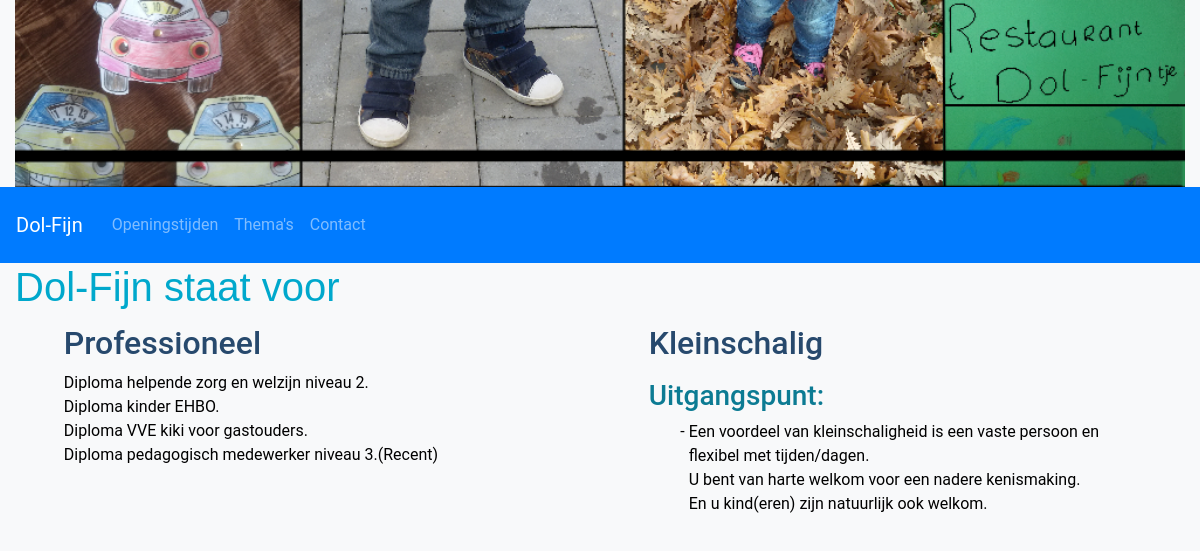
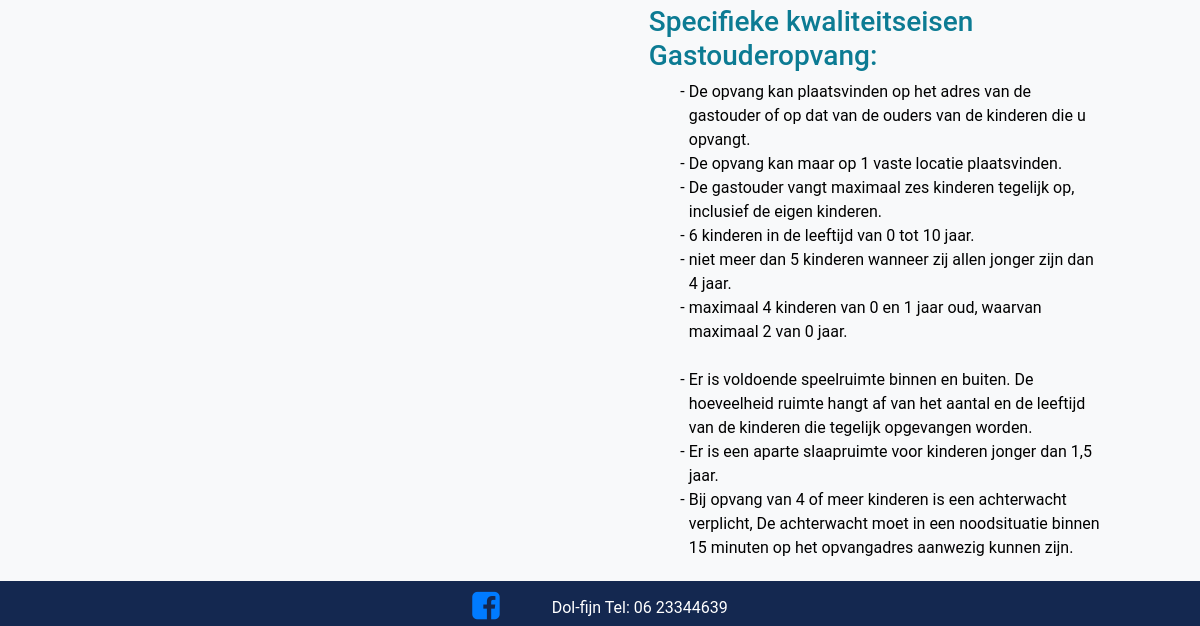
The page /gastouderopvang/dolfijnWebv2-php/Staatvoor/staatvoorPage on the database as committed earlier (2 pictures, top to bottom).
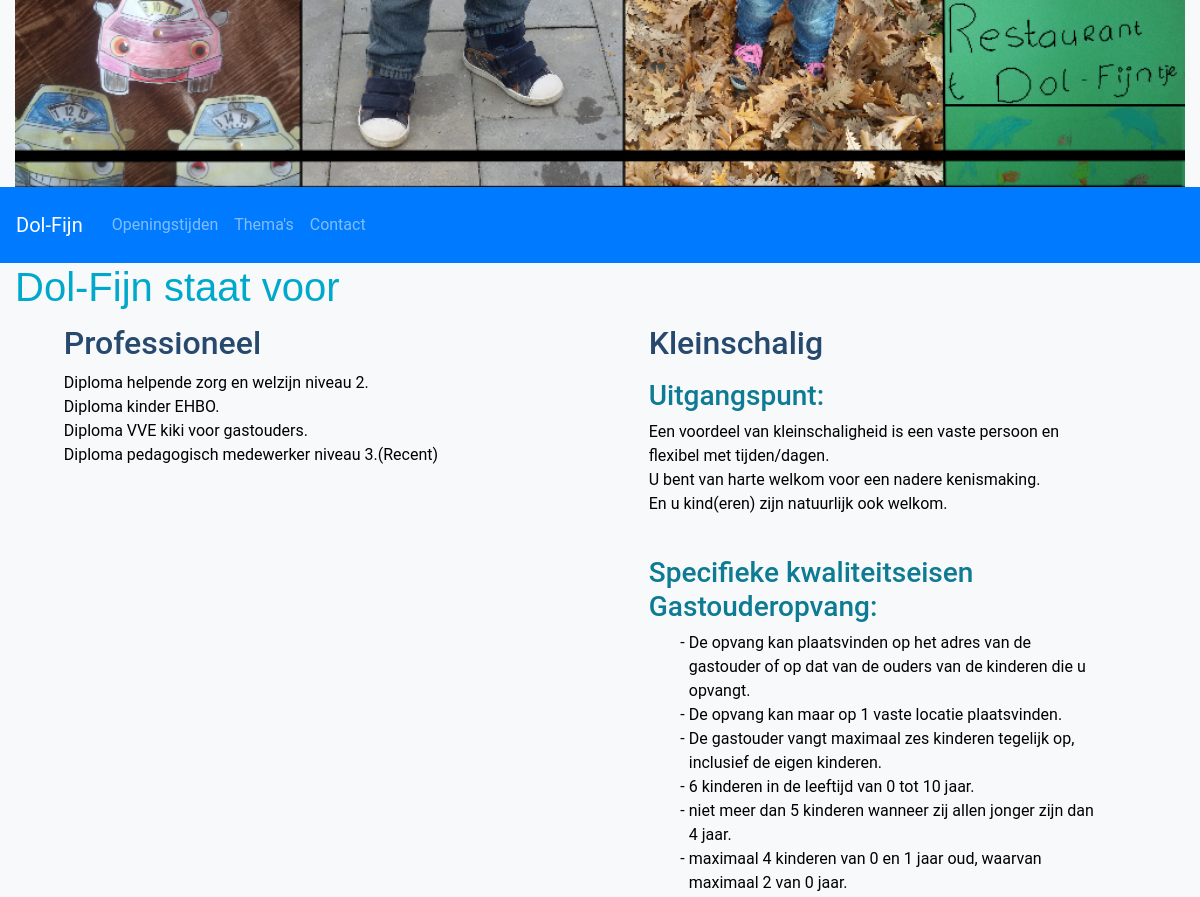
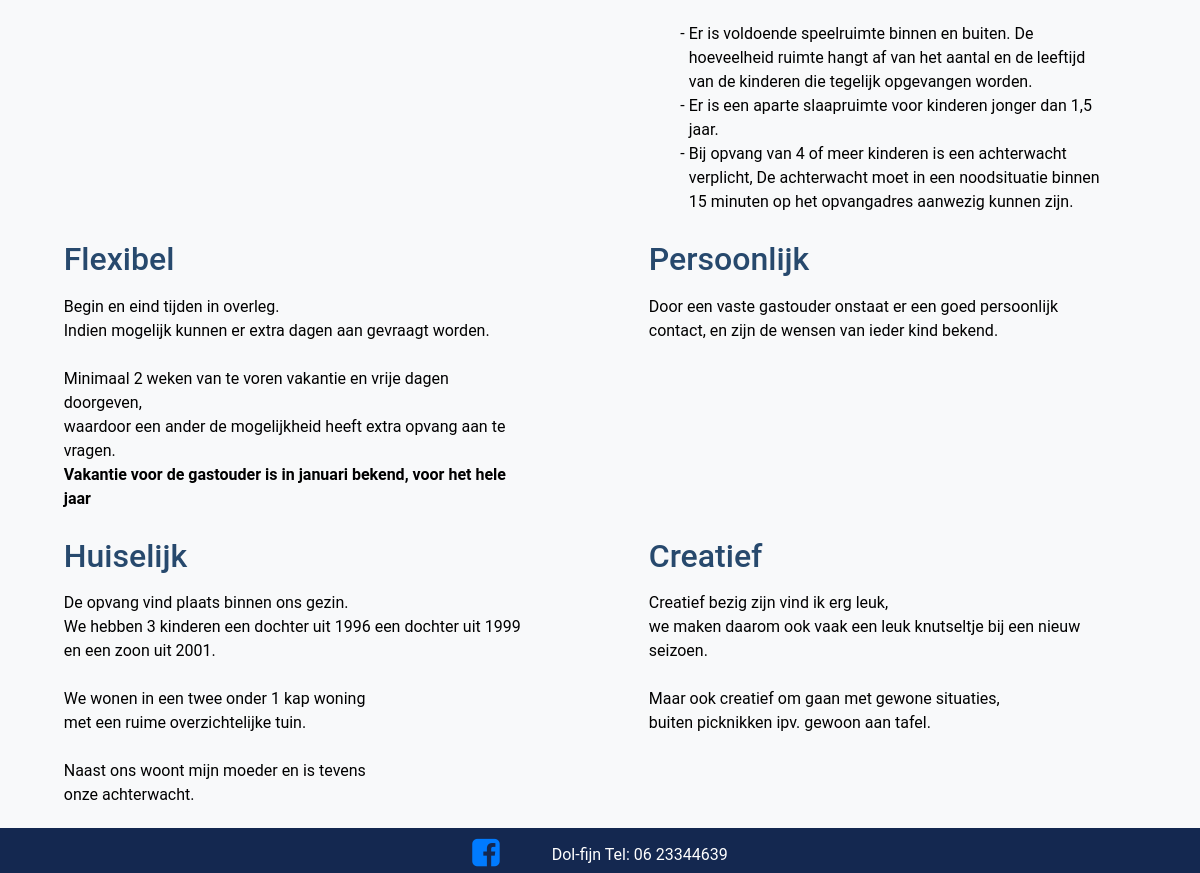
The same page on the database as committed later (2 pictures, top to bottom).
### tables this page shows
CREATE TABLE `staatvooritems` (
  `id` int(11) NOT NULL,
  `title` varchar(50) DEFAULT NULL,
  `text` mediumtext
);

### controller/c.StaatvoorController.php (called while the page is built, shortened)
<?php
require_once "model/m.StaatvoorModel.php";
class StaatvoorController
{
  public function __construct()
  {
    $this->StaatvoorModel = new StaatvoorModel();
  }
  public function staatvoorPage()
  {
    $staanvoor = $this->StaatvoorModel->readStaatvoorItems();
    include "view/staatvoor/staatvoor.php";
  }
}

### model/m.DataHandler.php (called while the page is built, shortened)
<?php
class DataHandler
{
  public function __construct($host, $dbdriver, $dbname, $username, $password)
  {
    $this->host = $host;
    $this->dbdriver = $dbdriver;
    $this->dbname = $dbname;
    $this->username = $username;
    $this->password = $password;
    try {
      $this->dbh = new PDO("$this->dbdriver:host=$this->host;dbname=$this->dbname", $this->username, $this->password);
      $this->dbh->setAttribute(PDO::ATTR_ERRMODE, PDO::ERRMODE_EXCEPTION);
      return true;
    } catch (PDOException $e) {
      echo "Connection with " . $this->dbdriver . " failed: " . $e->getMessage();
    }
  }
  public function readsData($sql)
  {
    return $this->dbh->query($sql, PDO::FETCH_ASSOC);
  }
}

### model/m.StaatvoorModel.php (called while the page is built, shortened)
<?php
require_once "model/m.Datahandler.php";
class StaatvoorModel
{
  public function __construct()
  {
    $this->DataHandler = new DataHandler("localhost", "mysql", "gastoude_websiteV2", "root", "");
  }
  public function readStaatvoorItems()
  {
    try{
    $sql = "SELECT * FROM staatvoorItems";
    $result = $this->DataHandler->readsData($sql);
    return $result;
    } catch(exception $e) {
      throw $e;
    }
  }
}

### view/staatvoor/staatvoor.php (the view, shortened to what this page needs)
<?php
require_once "view/navigatie/header.php";
?>
<h1 id='pageTitle'>Dol-Fijn staat voor</h1>
<section class='col-12 row justify-content-around'>
<?php
  $html = "";
  foreach($staanvoor as $staatvoor){
    $html .= "<div class='col-5'>";
    $html .= "<h2>$staatvoor[title]</h2>";
    $html .= "<p>$staatvoor[text]</p>";
    $html .= "</div>";
  }
  echo $html;
?>
</section>
<?php
require_once "view/navigatie/footer.php";
?>

### index.php (shortened to what this page needs)
<!DOCTYPE html>
<html lang="nl">
<?php
require_once "controller/c.RouterController.php";
?>
<head>
  <link rel="stylesheet" href="https://stackpath.bootstrapcdn.com/bootstrap/4.4.1/css/bootstrap.min.css">
  <link rel="stylesheet" href="https://cdnjs.cloudflare.com/ajax/libs/font-awesome/4.7.0/css/font-awesome.min.css">
  <?php $cssUrl = ROOT . "/assets/styling/style.css";  ?>
  <link rel="stylesheet" type="text/css" href="<?= $cssUrl ?>">
</head>
<body>
  <?php
  $Router = new RouterController(ROOT);
  ?>
</body>
</html>

### controller/c.RouterController.php (shortened to what this page needs)
<?php
class RouterController
{
  public function __construct($rootUrl)
  {
    $uriOffset = count(explode("/", $rootUrl));
    $uriOffset += -2;
    $uri = $_SERVER["REQUEST_URI"];
    $uriArray = explode("/", $uri);
    $filteredUriArray = array_slice($uriArray, $uriOffset);
    $this->determineDestination($filteredUriArray);
  }
  private function determineDestination($filteredUriArray)
  {
    $controller = array_shift($filteredUriArray);
    $ctrlName = $controller . "Controller";
    $ctrlPath = "controller/c.$ctrlName.php";
    $method = array_shift($filteredUriArray);
    $params = $filteredUriArray;
    if (file_exists($ctrlPath)) {
      $this->sendToDestination($ctrlName, $ctrlPath, $method, $params);
    } else {
      $this->sendToDestination('HomeController', 'controller/c.HomeController.php', 'homePage', ['']);
    }
  }
  public function sendToDestination($ctrlName, $ctrlPath, $method, array $params)
  {
    try {
      $controller = new $ctrlName();
      $controller->$method($params);
    } catch (Error $e) {
      $this->error = $e->getMessage();
    }
  }
}

### view/navigatie/header.php
<img class="col-12" src="<?=ROOT?>/assets/images/hero.png" />
<nav class="navbar sticky-top navbar-expand-lg navbar-dark bg-primary">
  <?php require_once  "view/navigatie/nav.php"; ?>
</nav>

### view/navigatie/nav.php (shortened to what this page needs)
<a class="navbar-brand" href="<?= ROOT ?>/">Dol-Fijn</a>
<div class="collapse navbar-collapse" id="navbarNavAltMarkup">
  <div class="navbar-nav">
    <a class="nav-item nav-link" href="<?= ROOT ?>/Openingstijden/openingstijdenPage">Openingstijden</a>
    <a class="nav-item nav-link" href="<?= ROOT ?>/Themas/themasPage">Thema's</a>
    <a class="nav-item nav-link" href="<?= ROOT ?>/Contact/contactPage">Contact</a>
  </div>
</div>

### view/navigatie/footer.php
<footer class="page-footer font-small pt-2">
  <div class="footer text-center">
    <a id='facebookIcon' href="https://www.facebook.com/Gastouderopvang-Dol-fijn-van-klein-tot-groot-512381562119711/" taget='blank'>
      <i class="fa fa-facebook-square fa-lg mr-md-5 mr-3 fa-2x"> </i>
    </a>
    Dol-fijn Tel: 06 23344639
  </div>
</footer>

### assets/styling/style.css (style rules this page uses)
html, body { font-family: Roboto, Oxygen, Ubuntu, Cantarell, "Open Sans", "Helvetica Neue", sans-serif; color: #000000; background-color: #f8f9fa; }
h1 { font-family: Tahoma, sans-serif; color: #00a8cc; }
#pageTitle { padding-left: 15px; }
h2 { color: #27496d; }
h3 { color: #0c7b93; }
div { padding: 5px; }
ul { list-style-type: '- '; }
#facebookIcon { text-decoration: none; }
nav.bg-primary { background-color: #00a8cc; }
.page-footer { background-color: #142850; color: #ffffff; }

Rows that differ between the two databases and show on the page:
added staatvooritems: title "Flexibel", text "Begin en eind tijden in overleg. Indien mogelijk kunnen er extra dagen aan gevraagt worden. Minimaal 2 weken van te voren vakantie en vrije dagen doorgeven, waardoor een ander de mogelijkheid heeft extra opvang aan te vragen. Vakantie voor de gastouder is in januari bekend, voor het hele jaar"
added staatvooritems: title "Persoonlijk", text "Door een vaste gastouder onstaat er een goed persoonlijk contact, en zijn de wensen van ieder kind bekend."
added staatvooritems: title "Huiselijk", text "De opvang vind plaats binnen ons gezin. We hebben 3 kinderen een dochter uit 1996 een dochter uit 1999 en een zoon uit 2001. We wonen in een twee onder 1 kap woning met een ruime overzichtelijke tuin. Naast ons woont mijn moeder en is tevens onze achterwacht."
added staatvooritems: title "Creatief", text "Creatief bezig zijn vind ik erg leuk, we maken daarom ook vaak een leuk knutseltje bij een nieuw seizoen. Maar ook creatief om gaan met gewone situaties, buiten picknikken ipv. gewoon aan tafel."
